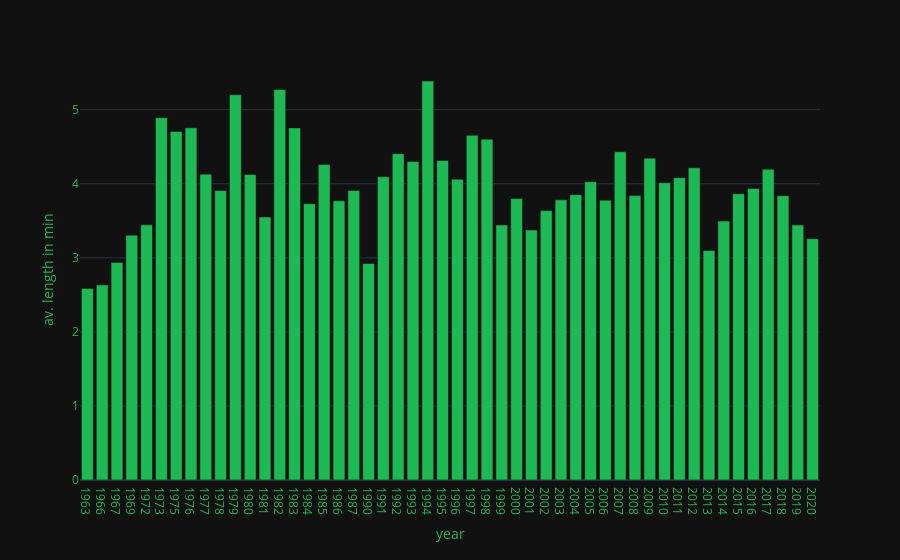

Notebook cell for this chart:
### Code cell
#df gruppieren
dflpd = dflpd.groupby(['year']).mean()
dflpd = dflpd.reset_index(level=0)


#Grafik plotten
fig6 = px.bar(dflpd, x="year", y="av. length in min",  template='plotly_dark', color_discrete_sequence=["#1DB954"])

fig6.update_xaxes(title_font=dict(color='#1DB954'), tickfont=dict(color='#1DB954'))
fig6.update_yaxes(title_font=dict(color='#1DB954'), tickfont=dict(color='#1DB954'))
fig6.show()

### Figure 1 — Plotly figure (JSON) as saved in the notebook; plotly's stock layout.template omitted (floating-point values rounded to 4 significant figures)
{"data": [{"alignmentgroup": "True", "hovertemplate": "year=%{x}<br>av. length in min=%{y}<extra></extra>", "legendgroup": "", "marker": {"color": "#1DB954", "pattern": {"shape": ""}}, "name": "", "offsetgroup": "", "orientation": "v", "showlegend": false, "textposition": "auto", "type": "bar", "x": ["1963", "1966", "1967", "1969", "1972", "1973", "1975", "1976", "1977", "1978", "1979", "1980", "1981", "1982", "1983", "1984", "1985", "1986", "1987", "1990", "1991", "1992", "1993", "1994", "1995", "1996", "1997", "1998", "1999", "2000", "2001", "2002", "2003", "2004", "2005", "2006", "2007", "2008", "2009", "2010", "2011", "2012", "2013", "2014", "2015", "2016", "2017", "2018", "2019", "2020"], "xaxis": "x", "y": [2.587, 2.633, 2.938, 3.305, 3.445, 4.892, 4.707, 4.756, 4.129, 3.908, 5.202, 4.125, 3.551, 5.272, 4.755, 3.731, 4.261, 3.771, 3.911, 2.923, 4.094, 4.406, 4.3, 5.388, 4.315, 4.062, 4.654, 4.603, 3.445, 3.801, 3.375, 3.638, 3.783, 3.853, 4.028, 3.779, 4.432, 3.84, 4.345, 4.014, 4.082, 4.216, 3.099, 3.496, 3.865, 3.937, 4.197, 3.839, 3.444, 3.258], "yaxis": "y"}], "layout": {"barmode": "relative", "legend": {"tracegroupgap": 0}, "margin": {"t": 60}, "xaxis": {"anchor": "y", "domain": [0, 1], "tickfont": {"color": "#1DB954"}, "title": {"font": {"color": "#1DB954"}, "text": "year"}}, "yaxis": {"anchor": "x", "domain": [0, 1], "tickfont": {"color": "#1DB954"}, "title": {"font": {"color": "#1DB954"}, "text": "av. length in min"}}}}
